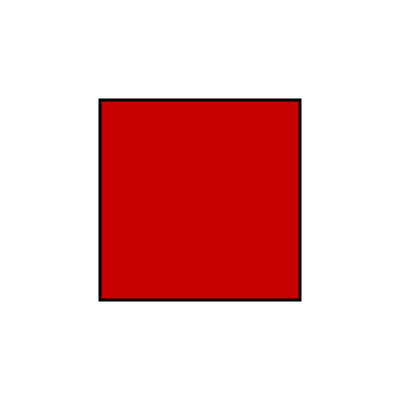
Frame 1 (no input)
Frame 60 (no input): identical to frame 1, image omitted
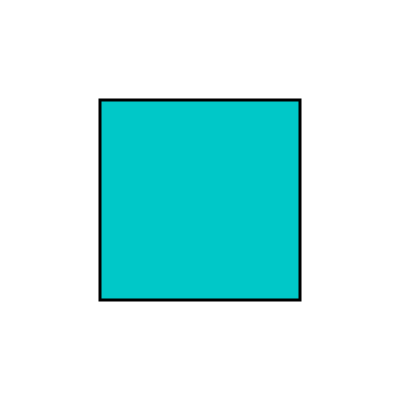
Frame 120 (the mouse pressed at the canvas centre since frame 60)

The p5.js sketch that drew these frames (run headless with seeded random() and noise() and a simulated clock; from frame 60 on, the mouse is pressed at the canvas centre):

// p5.js sketch
// ── sketch.js
function setup(){createCanvas(0x190,0x190);}function draw(){background(0xff);strokeWeight(0x3);if(mouseX<0x64)fill(0xc8,0x0,0x0);else if(mouseX>0x12c)fill(0xc8,0x0,0x0);else if(mouseY>0x12c)fill(0xc8,0x0,0x0);else if(mouseY<0x64)fill(0xc8,0x0,0x0);else fill(0x0,0xc8,0xc8);rect(0x64,0x64,0xc8,0xc8);}
// ── nob.js
function setup() {
  createCanvas(400, 400);
}

function draw() {
  background(255);
  strokeWeight(3);
  if(mouseX < 100)
    fill(200,0,0);
  else if(mouseX > 300)
    fill(200,0,0);
  else if(mouseY > 300)
    fill(200,0,0);
  else if(mouseY < 100)
    fill(200,0,0);
  else
    fill(0,200,200);
  rect(100,100,200,200);
}
